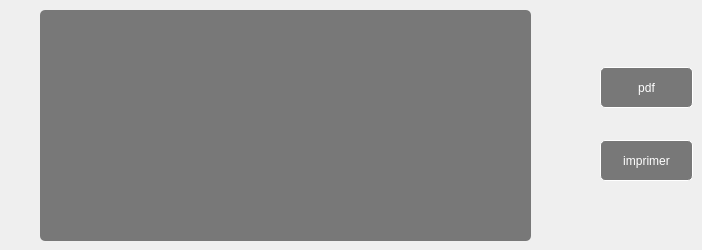
      <widget class="QWidget" name="tab_9">
       <attribute name="title">
        <string>afficher</string>
       </attribute>
       <widget class="QTableView" name="tableView_2">
        <property name="geometry">
         <rect>
          <x>40</x>
          <y>10</y>
          <width>491</width>
          <height>231</height>
         </rect>
        </property>
        <property name="styleSheet">
         <string notr="true">QTableView {
    gridline-color: white;
color:white;
   background-color:rgba(0,0,0,50%);
border:0px;
border-radius: 5px;
    }
QHeaderView {background-color: transparent;
color:white;

}
QHeaderView::section{
border-style: none;
background-color: transparent;
margin-bottom:5px;
margin-top:5px;
border:0px;
}
QTableView QTableCornerButton::section {
     bottom-style:none;
border:0px;

 }
</string>
        </property>
       </widget>
       <widget class="QPushButton" name="pushButton_5">
        <property name="geometry">
         <rect>
          <x>600</x>
          <y>67</y>
          <width>93</width>
          <height>41</height>
         </rect>
        </property>
        <property name="styleSheet">
         <string notr="true">QPushButton{
background-color:rgba(0,0,0,50%);
color:white;
border:1 solid white;
border-radius: 5px;
}
QPushButton:hover{
background-color:rgba(255,0,0,50%);
color:black;
}</string>
        </property>
        <property name="text">
         <string>pdf</string>
        </property>
       </widget>
       <widget class="QPushButton" name="pushButton_6">
        <property name="geometry">
         <rect>
          <x>600</x>
          <y>140</y>
          <width>93</width>
          <height>41</height>
         </rect>
        </property>
        <property name="styleSheet">
         <string notr="true">QPushButton{
background-color:rgba(0,0,0,50%);
color:white;
border:1 solid white;
border-radius: 5px;
}
QPushButton:hover{
background-color:rgba(255,0,0,50%);
color:black;
}</string>
        </property>
        <property name="text">
         <string>imprimer</string>
        </property>
       </widget>
      </widget>
